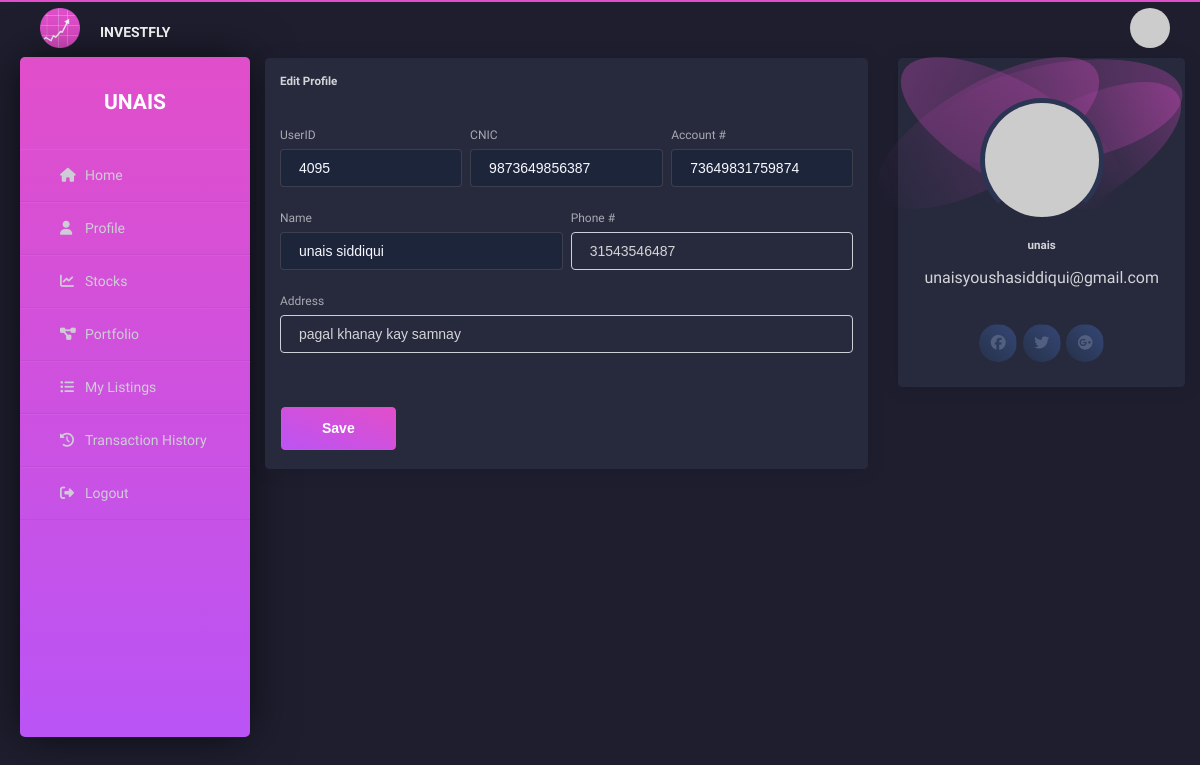
Screenshot of /profile (signed in) with the database file from the repository.
### app/models.py (models this page shows, shortened)
class user_login(UserMixin, db.Model):
    id = db.Column(db.Integer, primary_key=True, nullable=False, unique=True)
    username = db.Column(db.String(64), index=True, unique=True, nullable=False)
    email = db.Column(db.String(120), index=True, unique=True, nullable=False)
    password_hash = db.Column(db.String(128))
    def avatar(self, size):
        digest = md5(self.email.lower().encode('utf-8')).hexdigest()
        return 'https://www.gravatar.com/avatar/{}?d=identicon&s={}'.format(digest, size)

class user_info(db.Model):
    id = db.Column(db.Integer, primary_key=True, nullable=False)
    user_id = db.Column(db.Integer, db.ForeignKey('user_login.id',onupdate='CASCADE',ondelete='NO ACTION'),unique=True)
    fname= db.Column(db.String(20))
    phone= db.Column(db.String, unique=True, nullable=False)
    acc_num= db.Column(db.Integer, unique=True, nullable=False)
    cnic= db.Column(db.Integer, unique=True, nullable=False)
    addr= db.Column(db.String(50))

### app/routes.py (the view)
@app.route('/profile', methods = ['GET', 'POST'])
@login_required
def profile():
    user = user_info.query.filter_by(user_id=current_user.id).first_or_404()
    form = EditProfileForm()
    if form.validate_on_submit():
        if user_info.valid_phone_num(form.phone.data):
            user.phone = form.phone.data
            user.addr = form.addr.data
            db.session.commit()
    return render_template('profile.html',user=user,form=form)

### app/forms.py
class EditProfileForm(FlaskForm):
    phone = StringField('Phone Number')
    addr = TextField('Phone Number')
    submit = SubmitField('Submit')

### app/models.py (called while the page is built)
@app.before_request
def before_request():
    session.permanent = True
    app.permanent_session_lifetime = timedelta(seconds=600)

@login.user_loader
def load_user(id):
    return user_login.query.get(int(id))

### app/templates/profile.html (shortened to what this page needs)
{% extends "base2.html" %}
{% block head %}
	<link rel= "stylesheet" type= "text/css" href= "{{url_for('static',filename='css/profile.css')}}">
{% endblock %}
{% block content %}
<div class="rowm">
  <div class="col-md-8">
    <div class="card">
      <div class="card-header">
        <h5 class="title">Edit Profile</h5>
      </div>
      <div class="card-body">
        <form action="" method="post" novalidate>
          <div class="row">
            <div class="col-md-5 pr-md-1">
              <div class="form-group">
                <label>UserID</label>
                <input type="text" class="form-control" disabled="" placeholder="{{ current_user.id }}">
              </div>
            </div>
            <div class="col-md-3 px-md-1">
              <div class="form-group">
                <label>CNIC</label>
                <input type="text" class="form-control" disabled="" placeholder="{{ user.cnic }}">
              </div>
            </div>
            <div class="col-md-4 pl-md-1">
              <div class="form-group">
                <label >Account #</label>
                <input class="form-control" disabled="" placeholder="{{ user.acc_num }}">
              </div>
            </div>
          </div>
          <div class="row">
            <div class="col-md-6 pr-md-1">
              <div class="form-group">
                <label>Name</label>
                <input type="text" class="form-control" disabled="" placeholder="{{user.fname}}">
              </div>
            </div>
            <div class="col-md-6 pl-md-1">
              <div class="form-group">
                <label>Phone #</label>
                <input type="text" class="form-control" placeholder="{{ user.phone }}" value="{{ user.phone }}" name="phone" maxlength="11" pattern="\d*" >
              </div>
            </div>
          </div>
          <div class="row">
            <div class="col-md-12">
              <div class="form-group">
                <label>Address</label>
                <input type="text" class="form-control" placeholder="{{ user.addr}}" value="{{ user.addr }}" name="addr">
              </div>
            </div>
          </div>
      </div>
      <div class="card-footer">
        <button type="submit" class="btn btn-fill btn-primary">Save</button>
      </div>
    </div>
  </div>
  <div class="col-md-4">
    <div class="card card-user">
      <div class="card-body">
        <p class="card-text">
          <div class="author">
            <a href="javascript:void(0)">
              <img class="avatar" src="{{current_user.avatar(128)}}" >
              <h5 class="title">
                {{ current_user.username }}
              </h5>
            </a>
            <p class="description">
              {{ current_user.email }}
            </p>
          </div>
        </p>
      </div>
      <div class="card-footer">
        <div class="button-container">
          <button href="javascript:void(0)" class="btn btn-icon btn-round btn-facebook">
            <i class="fab fa-facebook"></i>
          </button>
          <button href="javascript:void(0)" class="btn btn-icon btn-round btn-twitter">
            <i class="fab fa-twitter"></i>
          </button>
          <button href="javascript:void(0)" class="btn btn-icon btn-round btn-google">
            <i class="fab fa-google-plus"></i>
          </button>
        </div>
      </div>
    </div>
  </div>
</div>
{% endblock %}

### app/templates/base2.html (shortened to what this page needs)
<!DOCTYPE html>
<html lang="en">
<head>
    <link rel= "stylesheet" type= "text/css" href= "{{url_for('static',filename='css/base2.css')}}">
    {% block head %}{% endblock %}
</head>
<body>
<div class="wrapper">
    <img class="img" src="{{url_for('static',filename='img/logo1.png')}}" width="40" height="40" alt="" loading="lazy">
    <div class="header">
        <h4>INVESTFLY</h4>
    </div>
    <img class="user" src="{{current_user.avatar(128)}}" width="40" height="40" alt="" loading="lazy">
    <div class="sidebar">
        <h2>{{current_user.username}}</h2>
        <ul>
            <li><a href="{{ url_for('home_page' )}}"><i class="fas fa-home"></i>Home</a></li>
            <li><a href="{{ url_for('profile') }}"><i class="fas fa-user"></i>Profile</a></li>
            <li><a href="{{ url_for('stocks') }}"><i class="fas fa-chart-line"></i>Stocks</a></li>
            <li><a href="{{ url_for('portfolio') }}"><i class="fas fa-project-diagram"></i>Portfolio</a></li>
            <li><a href="{{ url_for('myListings') }}"><i class="fas fa-list-ul"></i>My Listings</a></li>
            <li><a href="{{ url_for('history') }}"><i class="fas fa-history"></i>Transaction History</a></li>
            <li><a href="{{ url_for('logout') }}"><i class="fas fa-sign-out-alt"></i>Logout</a></li>
        </ul>
    </div>
</div>
{% block content%}
{% endblock %}
</body>
</html>

### app/Static/css/base2.css (style rules this page uses)
* { margin: 0; padding: 0; box-sizing: border-box; list-style: none; text-decoration: none; font-family: 'Josefin Sans', sans-serif; }
::placeholder { color:ghostwhite; }
body { background-color: rgb(2, 11, 37); }
.wrapper { border-top: 2px solid #e14eca; width: 100%; display: flex; position: relative; }
.wrapper .sidebar { margin-left: 20px; margin-top: 55px; width: 230px; height: 85%; background: #ba54f5; background: -webkit-linear-gradient(0deg, #ba54f5 0%, #e14eca 100%); background: -o-linear-gradient(0deg, #ba54f5 0%, #e14eca 100%); background: -moz-linear-gradient(0deg, #ba54f5 0%, #e14eca 100%); background: linear-gradient(0deg, #ba54f5 0%, #e14eca 100%); padding: 30px 0px; position: fixed; border-radius: 5px; box-shadow: 0px 0px 45px 0px rgba(0, 0, 0, 0.6); display: block; overflow: auto; }
.wrapper .sidebar h2 { color: #fff; text-transform: uppercase; text-align: center; margin-bottom: 30px; }
.wrapper .sidebar ul li { padding: 15px; border-bottom: 1px solid #bdb8d7; border-bottom: 1px solid rgba(0,0,0,0.05); border-top: 1px solid rgba(255,255,255,0.05); }
.wrapper .sidebar ul li a { margin-left: 25px; color: #cecdd5; display: block; }
.wrapper .sidebar ul li a .fas { width: 25px; }
.wrapper .header { padding-top: 20px; background: #1e1e2f; color: white; text-transform: uppercase; text-align: center; margin-left: 20px; }
.wrapper .img { margin-top: 6px; margin-left: 40px; }
.wrapper .user { border-radius: 50%; margin-left: 80% ; margin-top: 6px; }

### rows the page displays
user_login: username "UNAIS", id "4095", username "unais", email "unaisyoushasiddiqui@gmail.com"
user_info: cnic "9873649856387", acc_num "73649831759874", fname "unais siddiqui", phone "31543546487", addr "pagal khanay kay samnay"
